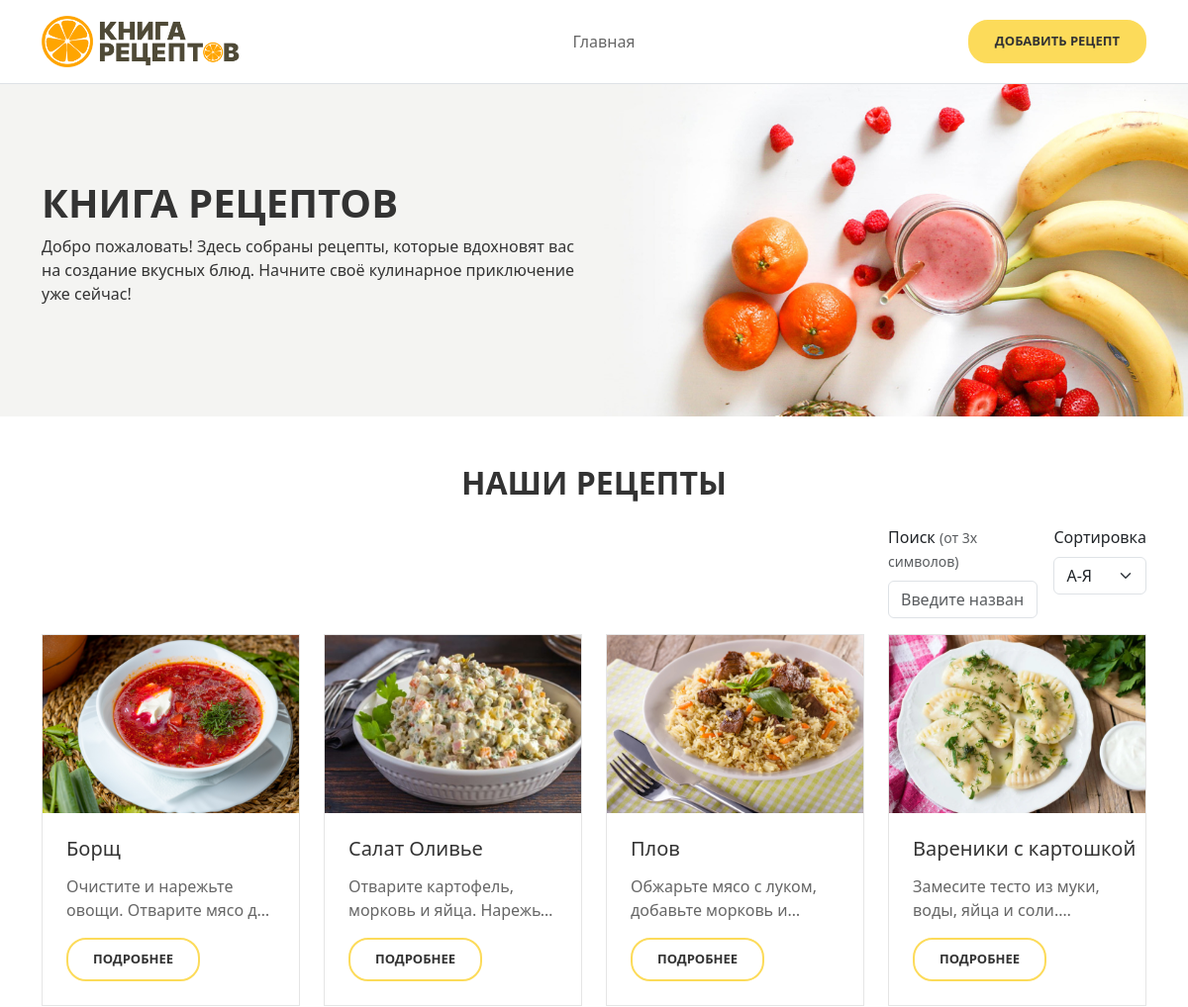
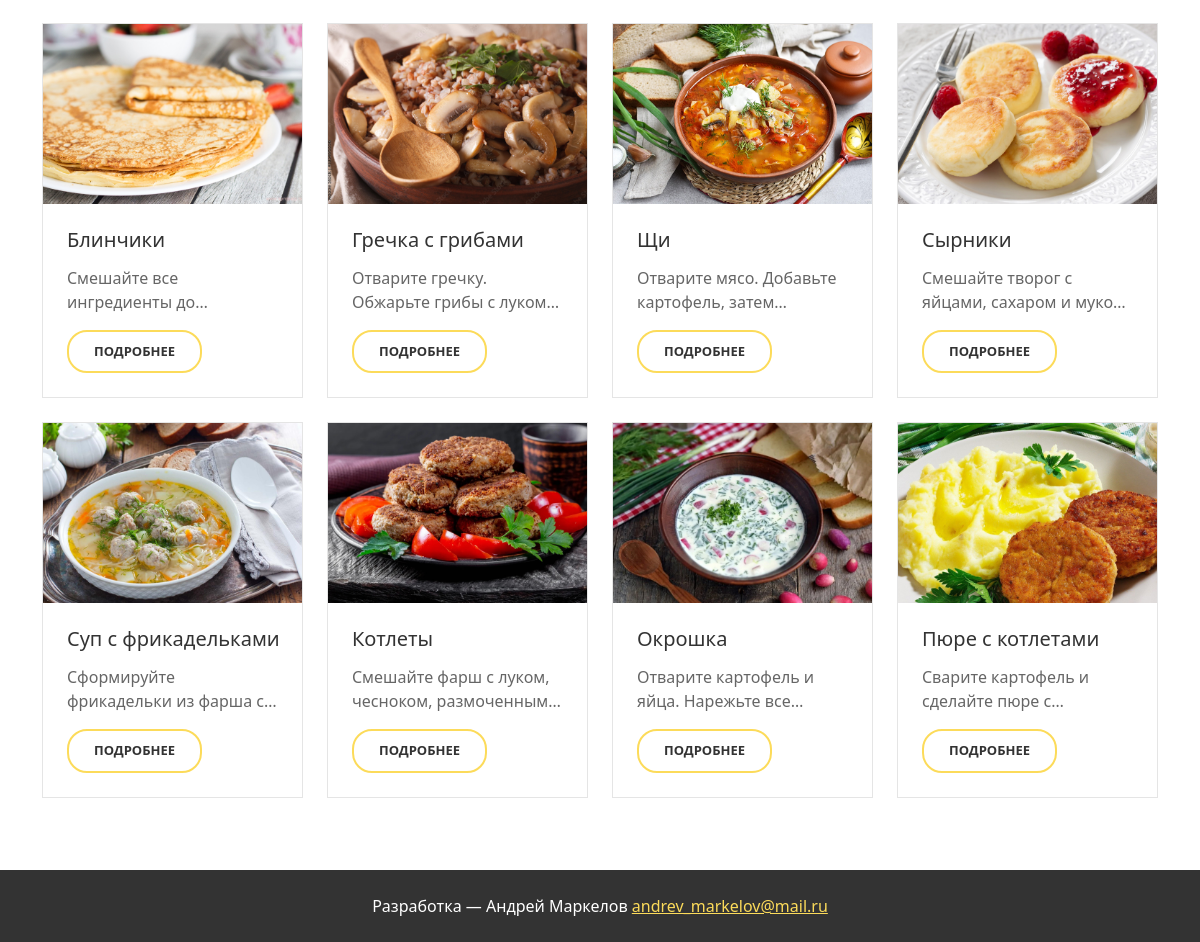
The page / on the database its author committed (2 pictures, top to bottom).
### tables this page shows
CREATE TABLE `recipes` (
  `id` int NOT NULL,
  `title` varchar(255) NOT NULL,
  `slug` varchar(255) NOT NULL,
  `ingredients` text NOT NULL,
  `instructions` text NOT NULL,
  `image_path` varchar(255) DEFAULT NULL,
  `created_at` timestamp NULL DEFAULT CURRENT_TIMESTAMP,
  `updated_at` timestamp NULL DEFAULT CURRENT_TIMESTAMP ON UPDATE CURRENT_TIMESTAMP
);

### app/Controllers/RecipeController.php (called while the page is built, shortened)
<?php
require_once __DIR__ . '/../Models/Recipe.php';
class RecipeController
{
    public function index(): void
    {
        $recipes = Recipe::index();
        include __DIR__ . '/../Views/home.php';
    }
}

### routes/web.php (called while the page is built, shortened)
<?php
require_once __DIR__ . '/../app/Controllers/RecipeController.php';
return [
    '/' => function () {
        $controller = new RecipeController();
        $controller->index();
    },
    '/recipe/create' => function () {
        $controller = new RecipeController();
        $controller->create();
    },
    '/recipe/store' => function () {
        $controller = new RecipeController();
        $controller->store();
    },
    '/recipe/{slug}' => function ($slug) {
        $controller = new RecipeController();
        $controller->show($slug);
    },
    '/recipe/{slug}/edit' => function ($slug) {
        $controller = new RecipeController();
        $controller->edit($slug);
    },
    '/recipe/{slug}/update' => function ($slug) {
        $controller = new RecipeController();
        $controller->update($slug);
    },
    '/recipe/{slug}/delete' => function ($slug) {
        $controller = new RecipeController();
        $controller->delete($slug);
    },
    '/recipes' => function () {
        $controller = new RecipeController();
        $controller->filter();
    },
];

### app/Models/Recipe.php (called while the page is built, shortened)
<?php
class Recipe
{
    public static function index(): false|array
    {
        $db = self::getDB();
        $stmt = $db->query('SELECT * FROM recipes ORDER BY created_at DESC');
        return $stmt->fetchAll(PDO::FETCH_ASSOC);
    }
    private static function getDB(): PDO
    {
        $config = include __DIR__ . '/../../config/database.php';
        $dsn = "mysql:host={$config['host']};port={$config['port']};dbname={$config['database']};charset={$config['charset']}";
        return new PDO($dsn, $config['username'], $config['password']);
    }
}

### app/Views/home.php (the view, shortened to what this page needs)
<div class="intro">
    <div class="container py-5">
        <div class="row">
            <div class="col-md-6 mt-5 mb-5">
                <h1 class="intro-title">Книга рецептов</h1>
                <p class="intro-subtitle">Добро пожаловать! Здесь собраны рецепты, которые вдохновят вас на создание вкусных блюд.
                    Начните своё кулинарное приключение уже сейчас!</p>
            </div>
        </div>
    </div>
</div>
<div class="container py-5">
    <h2 class="recipe-list__title text-center mb-4">Наши рецепты</h2>
    <div class="row justify-content-end">
        <div class="col-md-4 col-lg-3">
            <div class="d-flex gap-3 recipe-list__action">
                <div class="mb-3">
                    <label for="recipeSearch" class="form-label">Поиск <span class="text-muted small">(от 3х символов)</span></label>
                    <input type="text" class="form-control" id="recipeSearch" minlength="3" placeholder="Введите название рецепта">
                </div>
                <div class="mb-3">
                    <label for="recipeSort" class="form-label">Сортировка</label>
                    <select id="recipeSort" class="form-select">
                        <option value="asc">А-Я</option>
                    </select>
                </div>
            </div>
        </div>
    </div>
    <div id="recipesContainer" class="row">
        <?php if (!empty($recipes)): ?>
            <?php foreach ($recipes as $recipe): ?>
                <div class="col-sm-6 col-lg-4 col-xl-3 mb-4">
                    <div class="recipe-item">
                        <a href="/recipe/<?php echo htmlspecialchars($recipe['slug']); ?>" class="recipe-item__image">
                            <img src="/public/assets/images/recipe-images/<?php echo htmlspecialchars($recipe['image_path']); ?>" alt="<?php echo htmlspecialchars($recipe['title']); ?>">
                        </a>
                        <div class="recipe-item__content p-4">
                            <a href="/recipe/<?php echo htmlspecialchars($recipe['slug']); ?>" class="h5 recipe-item__title" title="<?php echo htmlspecialchars($recipe['title']); ?>"><?php echo htmlspecialchars($recipe['title']); ?></a>
                            <p class="recipe-item__instructions"><?php echo htmlspecialchars($recipe['instructions']); ?></p>
                            <a href="/recipe/<?php echo htmlspecialchars($recipe['slug']); ?>" class="btn-default">Подробнее</a>
                        </div>
                    </div>
                </div>
            <?php endforeach; ?>
        <?php else: ?>
            <p class="text-center recipe-empty text-muted mt-5">Рецепты пока в пути! Скоро здесь появится много вкусного.</p>
        <?php endif; ?>
    </div>
</div>
<?php  $content = ob_get_clean();
include __DIR__ . '/../Views/layouts/app.php'; ?>

### public/index.php (shortened to what this page needs)
<?php
require_once __DIR__ . '/../app/Controllers/RecipeController.php';
$routes = require_once __DIR__ . '/../routes/web.php';
$requestUri = strtok($_SERVER['REQUEST_URI'], '?');
if (array_key_exists($requestUri, $routes)) {
    $routes[$requestUri]();
}

### app/Views/layouts/app.php (shortened to what this page needs)
<!doctype html>
<html lang="ru">
<head>
    <link rel="stylesheet" href="/public/assets/css/styles.css">
</head>
<body>
    <?php include __DIR__ . '/header.php'; ?>
    <div id="content">
        <?php echo $content ?? '<p>Контент отсутствует.</p>' ?>
    </div>
    <?php include __DIR__ . '/footer.php'; ?>
</body>
</html>

### app/Views/layouts/header.php
<header class="header border-bottom">
    <div class="container py-3">
        <div class="d-flex justify-content-between align-items-center header-content">
            <a href="/" class="header-logo">
                <img src="/public/assets/images/logo.png" alt="Книга рецептов">
            </a>
            <nav class="header-nav">
                <ul class="list-unstyled mb-0">
                    <li><a href="/">Главная</a></li>
                </ul>
            </nav>
            <a href="/recipe/create" class="btn-header">Добавить рецепт</a>
        </div>
    </div>
</header>

### app/Views/layouts/footer.php
<footer class="footer">
    <div class="container py-4">
        <p class="text-center mb-0">Разработка — Андрей Маркелов <a href="mailto:andrev_markelov@mail.ru">andrev_markelov@mail.ru</a></p>
    </div>
</footer>

### public/assets/css/styles.css (style rules this page uses)
:root { --white: #ffffff; --sunshine: #fcdb5a; --gray-medium: #666666; --gray-dark: #333333; }
a { text-decoration: none; display: inline-block; }
#content { min-height: 88vh; }
.btn-default { border-radius: 20px; font-weight: 700; padding: 10px 25px; font-size: 13px; color: var(--gray-dark); border: 2px solid var(--sunshine); background-color: transparent; text-transform: uppercase; transition: 0.3s all; }
.header-logo img { width: 200px; height: auto; }
.header-nav a { position: relative; color: var(--gray-medium); }
.header-nav a:after { position: absolute; display: block; content: ''; width: 0; height: 2px; background-color: var(--sunshine); transition: 0.3s all; }
.btn-header { font-size: 13px; font-weight: 700; padding: 10px 25px; border-radius: 20px; color: var(--gray-dark); text-transform: uppercase; border: 2px solid var(--sunshine); background-color: var(--sunshine); transition: 0.3s all; }
.intro { background-image: url('../images/intro.jpg'); background-position: center center; background-size: cover; }
.intro-title { text-transform: uppercase; font-weight: 700; color: var(--gray-dark); }
.intro-subtitle { color: var(--gray-dark); }
.recipe-list__title { text-transform: uppercase; font-weight: bold; color: var(--gray-dark); }
.recipe-item { border: 1px solid #e5e5e5; height: 100%; transition: box-shadow 0.3s cubic-bezier(0.25, 0.46, 0.45, 0.94), -webkit-box-shadow 0.3s cubic-bezier(0.25, 0.46, 0.45, 0.94); }
.recipe-item__image { display: flex; justify-content: center; overflow: hidden; height: 180px; }
.recipe-item__image img { width: 100%; min-height: 100%; object-fit: cover; transition: 0.5s all; }
.recipe-item__title { white-space: nowrap; overflow: hidden; text-overflow: ellipsis; color: var(--gray-dark); transition: 0.3s all; }
.recipe-item__instructions { display: -webkit-box; -webkit-line-clamp: 2; -webkit-box-orient: vertical; overflow: hidden; height: 48px; color: var(--gray-medium); }
.footer { color: var(--white); background-color: var(--gray-dark); }
.footer a { color: var(--sunshine); text-decoration: underline; }

### rows shown on the page
recipes: image_path (picture), title "Борщ", instructions "Очистите и нарежьте овощи. Отварите мясо…"
recipes: image_path (picture), title "Салат Оливье", instructions "Отварите картофель, морковь и яйца.…"
recipes: image_path (picture), title "Плов", instructions "Обжарьте мясо с луком, добавьте морковь…"
recipes: image_path (picture), title "Вареники с картошкой", instructions "Замесите тесто из муки, воды, яйца и…"
recipes: image_path (picture), title "Блинчики", instructions "Смешайте все ингредиенты…"
recipes: image_path (picture), title "Гречка с грибами", instructions "Отварите гречку. Обжарьте грибы с луком…"
recipes: image_path (picture), title "Щи", instructions "Отварите мясо. Добавьте картофель,…"
recipes: image_path (picture), title "Сырники", instructions "Смешайте творог с яйцами, сахаром и…"
recipes: image_path (picture), title "Суп с фрикадельками", instructions "Сформируйте фрикадельки из фарша…"
recipes: image_path (picture), title "Котлеты", instructions "Смешайте фарш с луком, чесноком,…"
recipes: image_path (picture), title "Окрошка", instructions "Отварите картофель и яйца. Нарежьте…"
recipes: image_path (picture), title "Пюре с котлетами", instructions "Сварите картофель и сделайте пюре…"
